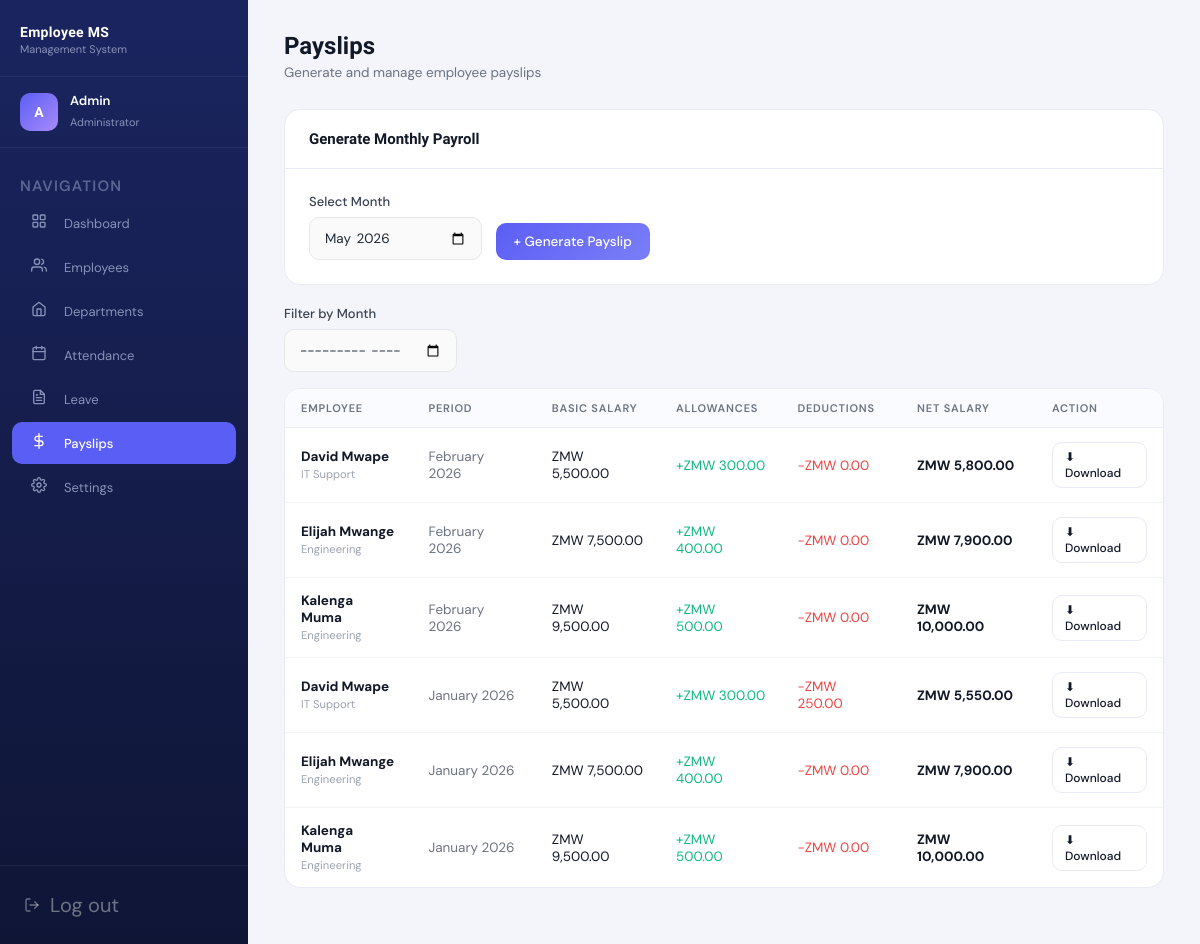
The page /admin/payroll.php (signed in) on the database as committed earlier.
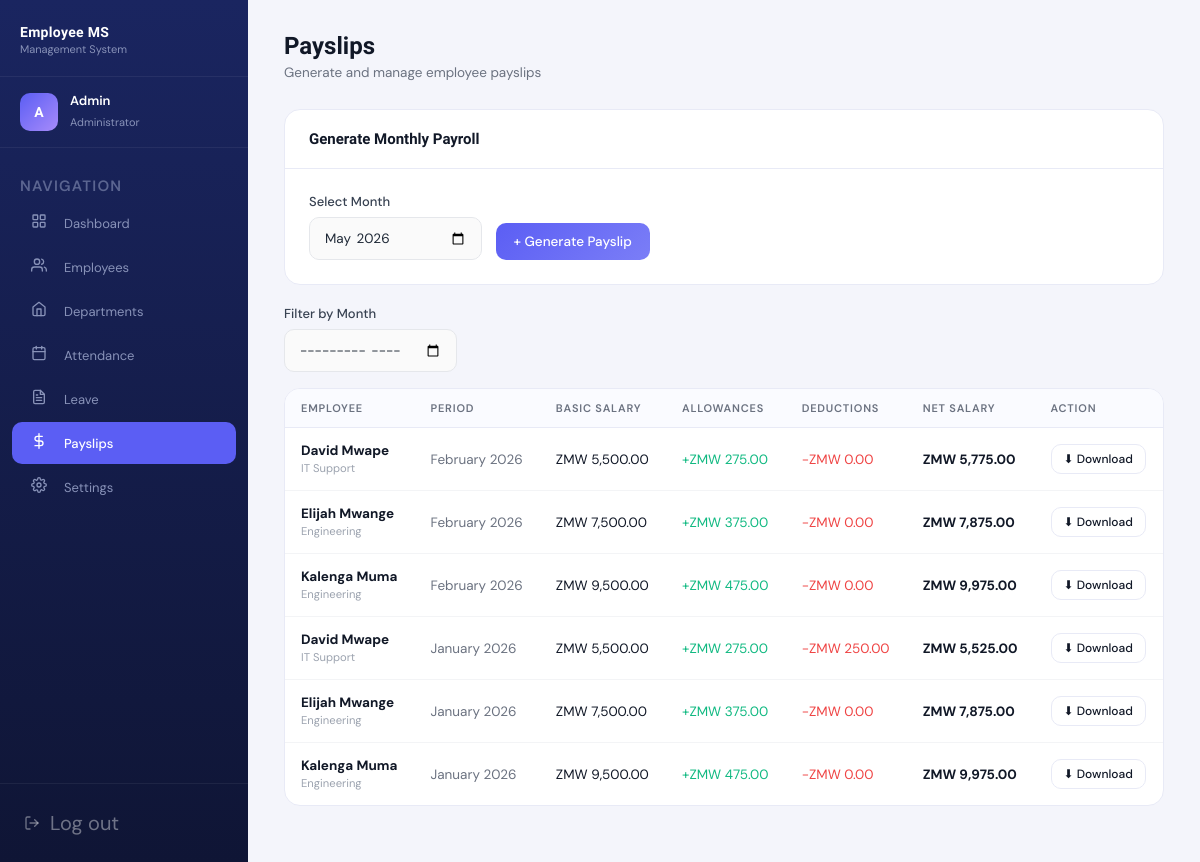
The same page on the database as committed later.
### tables this page shows
CREATE TABLE IF NOT EXISTS payroll (
    payroll_id      INT           PRIMARY KEY AUTO_INCREMENT,
    employee_id     INT           NOT NULL,
    month           DATE          NOT NULL,
    basic_salary    DECIMAL(10,2) NOT NULL,
    allowances      DECIMAL(10,2) DEFAULT 0.00,
    leave_deduction DECIMAL(10,2) DEFAULT 0.00,
    net_salary      DECIMAL(10,2) NOT NULL,
    generated_on    TIMESTAMP     DEFAULT CURRENT_TIMESTAMP,
    UNIQUE KEY uq_payroll (employee_id, month),
    FOREIGN KEY (employee_id) REFERENCES employees(employee_id) ON DELETE CASCADE
);

CREATE TABLE IF NOT EXISTS employees (
    employee_id          INT            PRIMARY KEY AUTO_INCREMENT,
    user_id              INT            UNIQUE NOT NULL,
    full_name            VARCHAR(100)   NOT NULL,
    department_id        INT            NOT NULL,
    position             VARCHAR(100)   NOT NULL,
    basic_salary         DECIMAL(10,2)  NOT NULL,
    joining_date         DATE           NOT NULL,
    annual_leave_balance DECIMAL(5,1)   DEFAULT 12.0,
    bio                  TEXT           NULL,
    is_active            TINYINT(1)     DEFAULT 1,
    FOREIGN KEY (user_id)        REFERENCES users(user_id)             ON DELETE CASCADE,
    FOREIGN KEY (department_id)  REFERENCES departments(department_id)
);

CREATE TABLE IF NOT EXISTS departments (
    department_id   INT          PRIMARY KEY AUTO_INCREMENT,
    department_name VARCHAR(100) UNIQUE NOT NULL
);

### database/config.php (called while the page is built, shortened)
<?php
function sanitize($conn, $data) {
    return $conn->real_escape_string(trim(strip_tags($data)));
}
?>

### admin/payroll.php (the view, shortened to what this page needs)
<?php
require_once '../database/config.php';
$month_filter = sanitize($conn, $_GET['month'] ?? '');
$sql = "SELECT p.*, e.full_name, d.department_name
        FROM payroll p
        JOIN employees e ON p.employee_id = e.employee_id
        JOIN departments d ON e.department_id = d.department_id";
$sql .= " ORDER BY p.month DESC, e.full_name";
$payrolls = $conn->query($sql)->fetch_all(MYSQLI_ASSOC);
?>
<!DOCTYPE html>
<html lang="en">
<head>
    <link rel="stylesheet" href="../assets/css/dashboard.css">
</head>
<body>
<div class="app-layout">
    <?php include 'sidebar.php'; ?>
    <div class="main-content">
        <div class="page-header">
            <h1>Payslips</h1>
            <p>Generate and manage employee payslips</p>
        </div>
        <div class="page-body">
            <div class="card" style="margin-bottom:20px;">
                <div class="card-header"><h3>Generate Monthly Payroll</h3></div>
                <div class="card-body">
                    <form method="POST" style="display:flex;gap:14px;align-items:flex-end;">
                        <div class="form-group" style="margin:0;">
                            <label>Select Month</label>
                            <input type="month" name="month" class="form-control" required value="<?= date('Y-m') ?>">
                        </div>
                        <button type="submit" class="btn btn-primary">+ Generate Payslip</button>
                    </form>
                </div>
            </div>
            <div style="display:flex;gap:12px;align-items:flex-end;margin-bottom:16px;">
                <div class="form-group" style="margin:0;">
                    <label>Filter by Month</label>
                    <input type="month" id="monthFilter" class="form-control" value="<?= $month_filter ?>" onchange="location.href='payroll.php?month='+this.value">
                </div>
            </div>
            <div class="card">
                <table>
                    <thead>
                        <tr>
                            <th>Employee</th>
                            <th>Period</th>
                            <th>Basic Salary</th>
                            <th>Allowances</th>
                            <th>Deductions</th>
                            <th>Net Salary</th>
                            <th>Action</th>
                        </tr>
                    </thead>
                    <tbody>
                    <?php if (empty($payrolls)): ?>
                        <tr><td colspan="7"><div class="empty-state"><div class="empty-icon">💰</div><p>No payroll records. Generate payroll above.</p></div></td></tr>
                    <?php else: foreach ($payrolls as $p): ?>
                        <tr>
                            <td>
                                <strong><?= htmlspecialchars($p['full_name']) ?></strong><br>
                                <small style="color:#9ca3af;"><?= htmlspecialchars($p['department_name']) ?></small>
                            </td>
                            <td style="color:#6b7280;"><?= date('F Y', strtotime($p['month'])) ?></td>
                            <td>ZMW <?= number_format($p['basic_salary'], 2) ?></td>
                            <td style="color:#10b981;">+ZMW <?= number_format($p['allowances'], 2) ?></td>
                            <td style="color:#ef4444;">-ZMW <?= number_format($p['leave_deduction'], 2) ?></td>
                            <td><strong>ZMW <?= number_format($p['net_salary'], 2) ?></strong></td>
                            <td>
                                <a href="generate_payslip.php?id=<?= $p['payroll_id'] ?>" class="btn btn-outline btn-sm" target="_blank">⬇ Download</a>
                            </td>
                        </tr>
                    <?php endforeach; endif; ?>
                    </tbody>
                </table>
            </div>
        </div>
    </div>
</div>
</body>
</html>

### admin/sidebar.php (shortened to what this page needs)
<?php
$current = basename($_SERVER['PHP_SELF']);
$initials = '';
$name = $_SESSION['full_name'] ?? 'Admin';
$parts = explode(' ', $name);
foreach ($parts as $p) $initials .= strtoupper(substr($p, 0, 1));
$initials = substr($initials, 0, 2);
?>
<div class="sidebar">
    <div class="sidebar-brand">
        <div class="brand-name">Employee MS</div>
        <div class="brand-sub">Management System</div>
    </div>
    <div class="sidebar-user">
        <div class="user-avatar"><?= $initials ?></div>
        <div class="user-info">
            <span class="user-name"><?= htmlspecialchars($name) ?></span>
            <span class="user-role">Administrator</span>
        </div>
    </div>
    <nav class="sidebar-nav">
        <div class="nav-label">Navigation</div>
        <a href="dashboard.php" class="nav-item <?= $current === 'dashboard.php' ? 'active' : '' ?>">
            <span class="nav-icon">
            </span>
            <span>Dashboard</span>
        </a>
        <a href="employees.php" class="nav-item <?= $current === 'employees.php' ? 'active' : '' ?>">
            <span class="nav-icon">
                <svg width="16" height="16" viewBox="0 0 24 24" fill="none"
                     stroke="currentColor" stroke-width="2" stroke-linecap="round" stroke-linejoin="round">
                    <path d="M17 21v-2a4 4 0 0 0-4-4H5a4 4 0 0 0-4 4v2"/>
                    <circle cx="9" cy="7" r="4"/>
                    <path d="M23 21v-2a4 4 0 0 0-3-3.87"/>
                    <path d="M16 3.13a4 4 0 0 1 0 7.75"/>
                </svg>
            </span>
            <span>Employees</span>
        </a>
        <a href="departments.php" class="nav-item <?= $current === 'departments.php' ? 'active' : '' ?>">
            <span class="nav-icon">
                <svg width="16" height="16" viewBox="0 0 24 24" fill="none"
                     stroke="currentColor" stroke-width="2" stroke-linecap="round" stroke-linejoin="round">
                    <path d="M3 9l9-7 9 7v11a2 2 0 0 1-2 2H5a2 2 0 0 1-2-2z"/>
                    <polyline points="9 22 9 12 15 12 15 22"/>
                </svg>
            </span>
            <span>Departments</span>
        </a>
        <a href="attendance.php" class="nav-item <?= $current === 'attendance.php' ? 'active' : '' ?>">
            <span class="nav-icon">
                <svg width="16" height="16" viewBox="0 0 24 24" fill="none"
                     stroke="currentColor" stroke-width="2" stroke-linecap="round" stroke-linejoin="round">
                    <rect x="3" y="4" width="18" height="18" rx="2" ry="2"/>
                    <line x1="16" y1="2" x2="16" y2="6"/>
                    <line x1="8" y1="2" x2="8" y2="6"/>
                    <line x1="3" y1="10" x2="21" y2="10"/>
                </svg>
            </span>
            <span>Attendance</span>
        </a>
        <a href="leave.php" class="nav-item <?= $current === 'leave.php' ? 'active' : '' ?>">
            <span class="nav-icon">
            </span>
            <span>Leave</span>
        </a>
        <a href="payroll.php" class="nav-item <?= $current === 'payroll.php' ? 'active' : '' ?>">
            <span class="nav-icon">
                <svg width="16" height="16" viewBox="0 0 24 24" fill="none"
                     stroke="currentColor" stroke-width="2" stroke-linecap="round" stroke-linejoin="round">
                    <line x1="12" y1="1" x2="12" y2="23"/>
                    <path d="M17 5H9.5a3.5 3.5 0 0 0 0 7h5a3.5 3.5 0 0 1 0 7H6"/>
                </svg>
            </span>
            <span>Payslips</span>
        </a>
        <a href="settings.php" class="nav-item <?= $current === 'settings.php' ? 'active' : '' ?>">
            <span class="nav-icon">
            </span>
            <span>Settings</span>
        </a>
    </nav>
    <div class="sidebar-footer">
        <a href="../logout.php" class="logout-btn">
            <svg width="16" height="16" viewBox="0 0 24 24" fill="none"
                 stroke="currentColor" stroke-width="2" stroke-linecap="round" stroke-linejoin="round">
                <path d="M9 21H5a2 2 0 0 1-2-2V5a2 2 0 0 1 2-2h4"/>
                <polyline points="16 17 21 12 16 7"/>
                <line x1="21" y1="12" x2="9" y2="12"/>
            </svg>
            <span>Log out</span>
        </a>
    </div>
</div>

Rows that differ between the two databases and show on the page:
changed payroll (number 1 of 6 on the later page): allowances "300.00" → "275.00"; net_salary "5,800.00" → "5,775.00"
changed payroll (number 2 of 6 on the later page): allowances "400.00" → "375.00"; net_salary "7,900.00" → "7,875.00"
changed payroll (number 3 of 6 on the later page): allowances "500.00" → "475.00"; net_salary "10,000.00" → "9,975.00"
changed payroll (number 4 of 6 on the later page): allowances "300.00" → "275.00"; net_salary "5,550.00" → "5,525.00"
changed payroll (number 5 of 6 on the later page): allowances "400.00" → "375.00"; net_salary "7,900.00" → "7,875.00"
changed payroll (number 6 of 6 on the later page): allowances "500.00" → "475.00"; net_salary "10,000.00" → "9,975.00"
